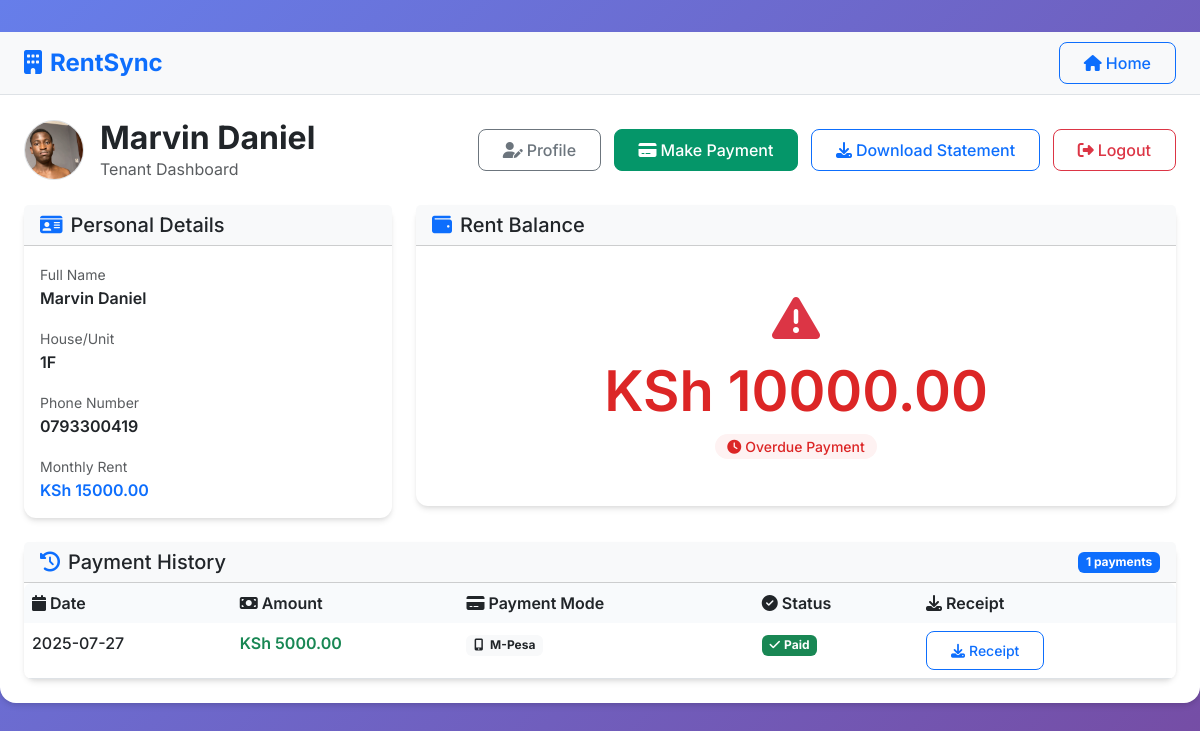
Page /tenant/1 on the committed database.
### tables this page shows
CREATE TABLE tenants (
        id INTEGER PRIMARY KEY AUTOINCREMENT,
        name TEXT NOT NULL,
        house_number TEXT NOT NULL,
        phone TEXT NOT NULL,
        email TEXT,
        monthly_rent REAL NOT NULL,
        created_at TIMESTAMP DEFAULT CURRENT_TIMESTAMP
    , profile_picture TEXT);

CREATE TABLE payments (
        id INTEGER PRIMARY KEY AUTOINCREMENT,
        tenant_id INTEGER NOT NULL,
        amount REAL NOT NULL,
        payment_date DATE NOT NULL,
        payment_mode TEXT DEFAULT 'Cash',
        status TEXT DEFAULT 'Paid',
        created_at TIMESTAMP DEFAULT CURRENT_TIMESTAMP,
        FOREIGN KEY (tenant_id) REFERENCES tenants (id)
    );

### app.py (the view)
@app.route('/tenant/<int:tenant_id>')
def tenant_dashboard_legacy(tenant_id):
    conn = get_db()
    tenant = conn.execute('SELECT * FROM tenants WHERE id = ?', (tenant_id,)).fetchone()
    if not tenant:
        flash('Tenant not found')
        return redirect(url_for('index'))
    payments = conn.execute(
        'SELECT * FROM payments WHERE tenant_id = ? ORDER BY payment_date DESC',
        (tenant_id,)
    ).fetchall()
    balance = calculate_balance(tenant_id)
    conn.close()
    return render_template('tenant_dashboard.html', tenant=tenant, payments=payments, balance=balance)

### app.py (called while the page is built)
def get_db():
    conn = sqlite3.connect(DATABASE)
    conn.row_factory = sqlite3.Row
    return conn

def calculate_balance(tenant_id):
    conn = get_db()
    tenant = conn.execute('SELECT monthly_rent, created_at FROM tenants WHERE id = ?',
                         (tenant_id,)).fetchone()
    if not tenant:
        return 0
    created_date = datetime.strptime(tenant['created_at'], '%Y-%m-%d %H:%M:%S').date()
    today = date.today()
    months_diff = (today.year - created_date.year) * 12 + (today.month - created_date.month)
    if today.day >= created_date.day:
        months_diff += 1
    total_expected = tenant['monthly_rent'] * max(1, months_diff)
    total_paid = conn.execute(
        'SELECT COALESCE(SUM(amount), 0) FROM payments WHERE tenant_id = ?',
        (tenant_id,)
    ).fetchone()[0]
    conn.close()
    return total_expected - total_paid

### templates/tenant_dashboard.html (shortened to what this page needs)
{% extends "base.html" %}
{% block navbar %}
<div class="ms-auto">
    <a href="/" class="btn btn-outline-primary">
        <i class="fas fa-home me-1"></i>Home
    </a>
</div>
{% endblock %}
{% block content %}
<div class="row">
    <div class="col-12">
        <div class="d-flex align-items-center justify-content-between mb-4">
            <div class="d-flex align-items-center">
                {% if tenant.profile_picture %}
                    <img src="/static/profile_pictures/{{ tenant.profile_picture }}"
                         class="rounded-circle border me-3"
                         style="width: 60px; height: 60px; object-fit: cover;"
                         alt="Profile Picture">
                {% else %}
                    <i class="fas fa-user-circle text-primary me-3" style="font-size: 2.5rem;"></i>
                {% endif %}
                <div>
                    <h2 class="mb-0 fw-bold">{{ tenant.name }}</h2>
                    <p class="text-muted mb-0">Tenant Dashboard</p>
                </div>
            </div>
            <div>
                <a href="/tenant/profile" class="btn btn-outline-secondary me-2">
                    <i class="fas fa-user-edit me-1"></i>Profile
                </a>
                <a href="/tenant/pay" class="btn btn-success me-2">
                    <i class="fas fa-credit-card me-1"></i>Make Payment
                </a>
                <a href="/tenant/statement" class="btn btn-outline-primary me-2">
                    <i class="fas fa-download me-1"></i>Download Statement
                </a>
                <a href="/tenant/logout" class="btn btn-outline-danger">
                    <i class="fas fa-sign-out-alt me-1"></i>Logout
                </a>
            </div>
        </div>
    </div>
</div>
<div class="row g-4">
    <div class="col-lg-4">
        <div class="card">
            <div class="card-header bg-light">
                <h5 class="card-title mb-0">
                    <i class="fas fa-id-card text-primary me-2"></i>Personal Details
                </h5>
            </div>
            <div class="card-body">
                <div class="mb-3">
                    <label class="text-muted small">Full Name</label>
                    <p class="fw-semibold mb-0">{{ tenant.name }}</p>
                </div>
                <div class="mb-3">
                    <label class="text-muted small">House/Unit</label>
                    <p class="fw-semibold mb-0">{{ tenant.house_number }}</p>
                </div>
                <div class="mb-3">
                    <label class="text-muted small">Phone Number</label>
                    <p class="fw-semibold mb-0">{{ tenant.phone }}</p>
                </div>
                <div class="mb-0">
                    <label class="text-muted small">Monthly Rent</label>
                    <p class="fw-semibold mb-0 text-primary">KSh {{ "%.2f"|format(tenant.monthly_rent) }}</p>
                </div>
            </div>
        </div>
    </div>
    <div class="col-lg-8">
        <div class="card">
            <div class="card-header bg-light">
                <h5 class="card-title mb-0">
                    <i class="fas fa-wallet text-primary me-2"></i>Rent Balance
                </h5>
            </div>
            <div class="card-body text-center py-5">
                <div class="mb-3">
                    {% if balance > 0 %}
                        <i class="fas fa-exclamation-triangle text-danger" style="font-size: 3rem;"></i>
                    {% elif balance < 0 %}
                        <i class="fas fa-check-circle text-success" style="font-size: 3rem;"></i>
                    {% else %}
                        <i class="fas fa-balance-scale text-secondary" style="font-size: 3rem;"></i>
                    {% endif %}
                </div>
                <h1 class="display-4 fw-bold mb-2">
                    {% if balance > 0 %}
                        <span class="balance-positive">KSh {{ "%.2f"|format(balance) }}</span>
                    {% elif balance < 0 %}
                        <span class="balance-negative">KSh {{ "%.2f"|format(-balance) }}</span>
                    {% else %}
                        <span class="balance-zero">KSh 0.00</span>
                    {% endif %}
                </h1>
                <span class="status-badge {% if balance > 0 %}status-overdue{% elif balance < 0 %}status-credit{% else %}status-paid{% endif %}">
                    {% if balance > 0 %}
                        <i class="fas fa-clock me-1"></i>Overdue Payment
                    {% elif balance < 0 %}
                        <i class="fas fa-plus-circle me-1"></i>Credit Balance
                    {% else %}
                        <i class="fas fa-check me-1"></i>Fully Paid
                    {% endif %}
                </span>
            </div>
        </div>
    </div>
</div>
<div class="row mt-4">
    <div class="col-12">
        <div class="card">
            <div class="card-header bg-light d-flex justify-content-between align-items-center">
                <h5 class="card-title mb-0">
                    <i class="fas fa-history text-primary me-2"></i>Payment History
                </h5>
                <span class="badge bg-primary">{{ payments|length }} payments</span>
            </div>
            <div class="card-body p-0">
                {% if payments %}
                <div class="table-responsive">
                    <table class="table table-hover mb-0">
                        <thead>
                            <tr>
                                <th><i class="fas fa-calendar me-1"></i>Date</th>
                                <th><i class="fas fa-money-bill me-1"></i>Amount</th>
                                <th><i class="fas fa-credit-card me-1"></i>Payment Mode</th>
                                <th><i class="fas fa-check-circle me-1"></i>Status</th>
                            <th><i class="fas fa-download me-1"></i>Receipt</th>
                            </tr>
                        </thead>
                        <tbody>
                            {% for payment in payments %}
                            <tr>
                                <td class="fw-medium">{{ payment.payment_date }}</td>
                                <td class="text-success fw-semibold">KSh {{ "%.2f"|format(payment.amount) }}</td>
                                <td>
                                    <span class="badge bg-light text-dark">
                                        {% if payment.payment_mode == 'M-Pesa' %}
                                            <i class="fas fa-mobile-alt me-1"></i>
                                        {% elif payment.payment_mode == 'Cash' %}
                                            <i class="fas fa-money-bill me-1"></i>
                                        {% elif payment.payment_mode == 'Bank Transfer' %}
                                            <i class="fas fa-university me-1"></i>
                                        {% else %}
                                            <i class="fas fa-file-invoice me-1"></i>
                                        {% endif %}
                                        {{ payment.payment_mode }}
                                    </span>
                                </td>
                                <td>
                                    <span class="badge {% if payment.status == 'Paid' %}bg-success{% elif payment.status == 'Pending Verification' %}bg-warning{% else %}bg-secondary{% endif %}">
                                        <i class="fas fa-{% if payment.status == 'Paid' %}check{% elif payment.status == 'Pending Verification' %}clock{% else %}info{% endif %} me-1"></i>{{ payment.status }}
                                    </span>
                                </td>
                                <td>
                                    <a href="/tenant/receipt/{{ payment.id }}" class="btn btn-sm btn-outline-primary">
                                        <i class="fas fa-download me-1"></i>Receipt
                                    </a>
                                </td>
                            </tr>
                            {% endfor %}
                        </tbody>
                    </table>
                </div>
                {% else %}
                <div class="text-center py-5">
                    <i class="fas fa-receipt text-muted" style="font-size: 3rem;"></i>
                    <h5 class="text-muted mt-3">No Payment History</h5>
                    <p class="text-muted">Your payment records will appear here once you make your first payment.</p>
                </div>
                {% endif %}
            </div>
        </div>
    </div>
</div>
{% endblock %}

### templates/base.html (shortened to what this page needs)
<!DOCTYPE html>
<html lang="en">
<head>
    <link href="https://cdn.jsdelivr.net/npm/bootstrap@5.3.0/dist/css/bootstrap.min.css" rel="stylesheet">
    <link href="https://cdnjs.cloudflare.com/ajax/libs/font-awesome/6.4.0/css/all.min.css" rel="stylesheet">
</head>
<body>
    <div class="main-container">
        <nav class="navbar navbar-expand-lg navbar-light bg-light border-bottom">
            <div class="container-fluid px-4">
                <a class="navbar-brand text-primary" href="/">
                    <i class="fas fa-building me-2"></i>RentSync
                </a>
                {% block navbar %}{% endblock %}
            </div>
        </nav>
        <div class="container-fluid p-4">
            {% block content %}{% endblock %}
        </div>
    </div>
</body>
</html>

### templates/base.html (style rules this page uses)
:root { --primary-color: #2563eb; --secondary-color: #64748b; --success-color: #059669; --danger-color: #dc2626; --warning-color: #d97706; --dark-color: #1e293b; --light-bg: #f8fafc; --card-shadow: 0 4px 6px -1px rgba(0, 0, 0, 0.1), 0 2px 4px -1px rgba(0, 0, 0, 0.06); }
* { font-family: 'Inter', sans-serif; }
body { background: linear-gradient(135deg, #667eea 0%, #764ba2 100%); min-height: 100vh; }
.main-container { background: white; border-radius: 16px; box-shadow: var(--card-shadow); margin: 2rem auto; max-width: 1200px; }
.navbar-brand { font-weight: 700; font-size: 1.5rem; }
.card { border: none; border-radius: 12px; box-shadow: var(--card-shadow); }
.btn { border-radius: 8px; font-weight: 500; padding: 0.5rem 1.5rem; }
.btn-success { background: var(--success-color); border-color: var(--success-color); }
.table { border-radius: 8px; overflow: hidden; }
.table thead th { background: var(--light-bg); border: none; font-weight: 600; }
.balance-positive { color: var(--danger-color); font-weight: 600; }
.status-badge { padding: 0.25rem 0.75rem; border-radius: 20px; font-size: 0.875rem; font-weight: 500; }
.status-overdue { background: #fef2f2; color: var(--danger-color); }

### rows in the picture
tenants: profile_picture (picture), name "Marvin Daniel", house_number "1F", phone "0793300419", monthly_rent "15000.00"
payments: payment_date "2025-07-27", amount "5000.00", payment_mode "M-Pesa", status "Paid"

### other values in the picture
{{ "%.2f"|format(balance) }} "10000.00"
{{ payments|length }} "1"
